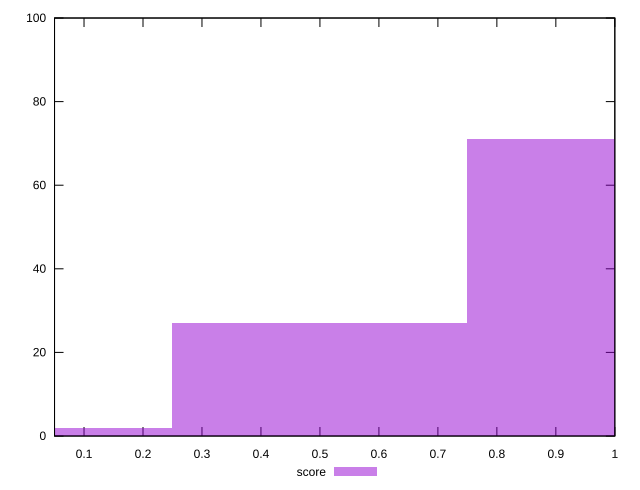

gnuplot code for this plot:
reset

$score <<EOF
0.9981289958182754 71
0 2
0.4990644979091377 27
EOF

set key outside below
set boxwidth 0.4990644979091377
set xrange [0.05:1]
set yrange [0:100]
set trange [0:100]
set style fill transparent solid 0.5 noborder
set terminal svg size 640, 490 enhanced background rgb 'white'
set output "report_00015_2021-02-09T16-11-33.973Z/total-blocking-time/samples/pages+cached+noadtech+nomedia+nocss/score/histogram.svg"

plot $score title "score" with boxes

reset
